Frame 1 (no input): blank canvas, image omitted
Frame 60 (the mouse pressed at the canvas centre just before this capture): blank canvas, image omitted
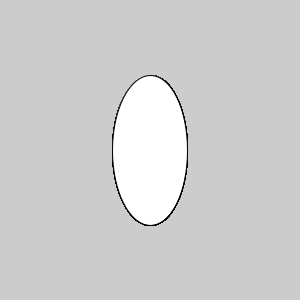
Frame 120 (the mouse held since frame 60 and released just before this capture)

The Processing sketch whose frames 1 and 60 were blank and that drew this single picture after the mouse press (run headless with seeded random() and noise(); from frame 60 on, the mouse is pressed at the canvas centre):

// Processing sketch: sketch_160621a
// ── sketch_160621a.pde
void setup(){
  size(300, 300);
}

void draw() {
   face(mouseX, mouseY);
}

void face(int x, int y)
{
  ellipse(x, y, mouseX/2, mouseY);
  
}
